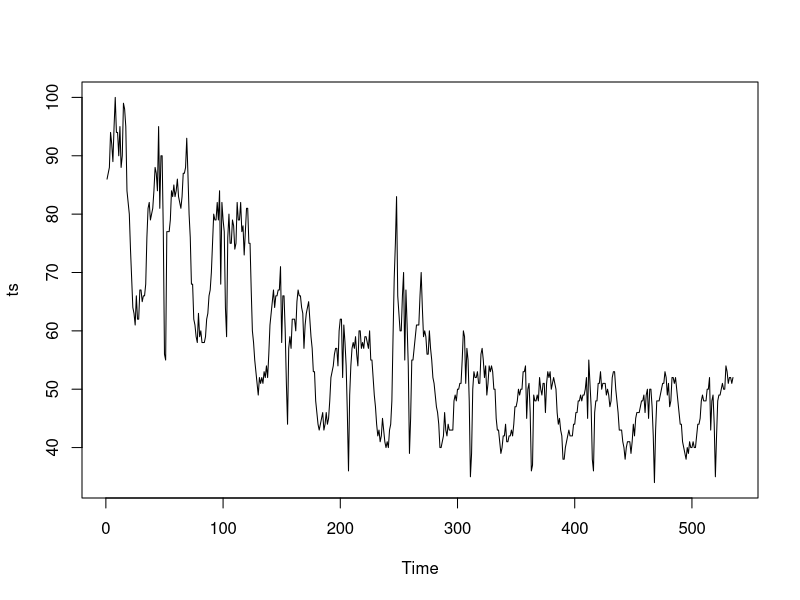
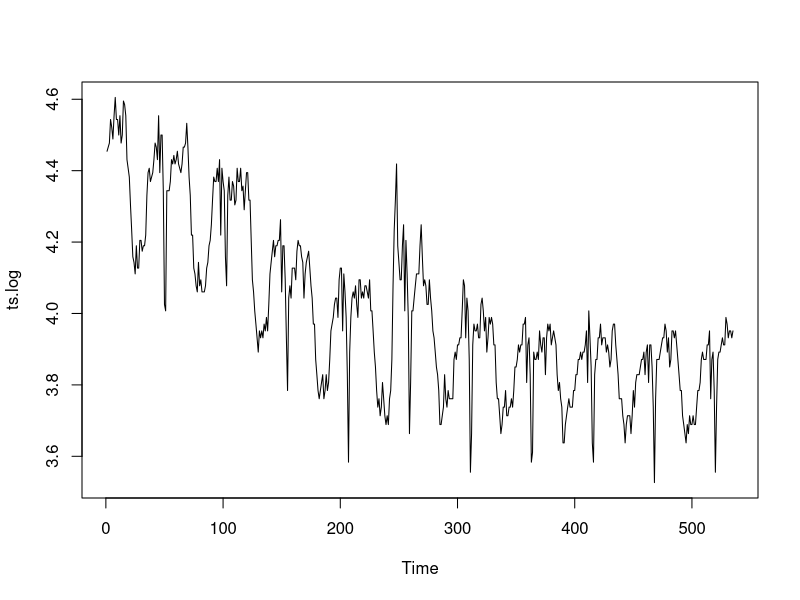
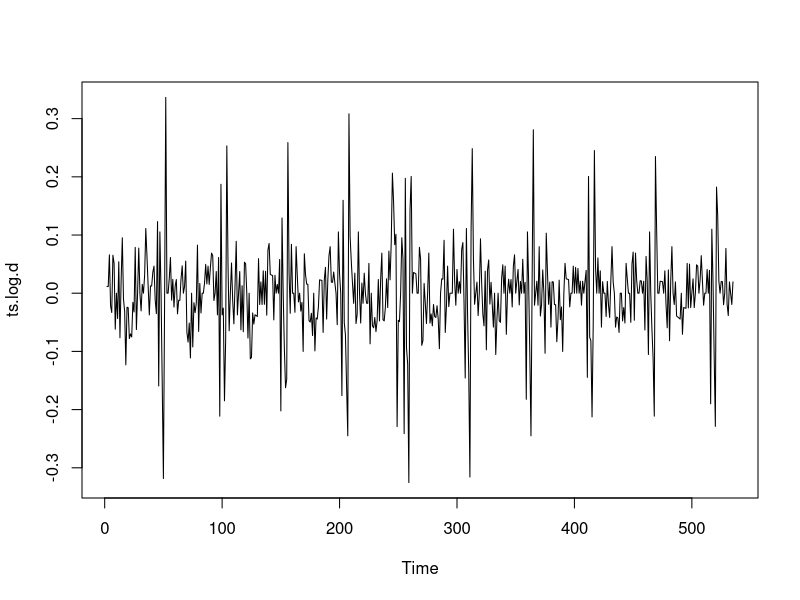
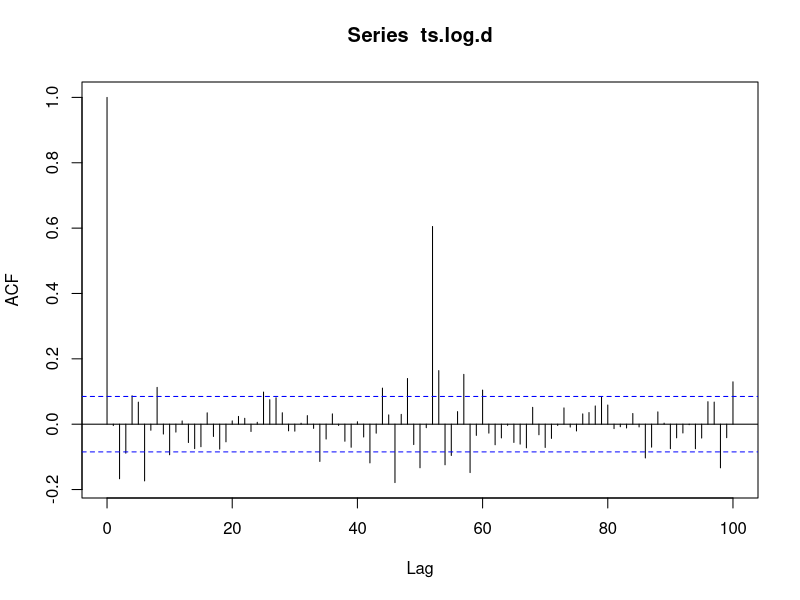
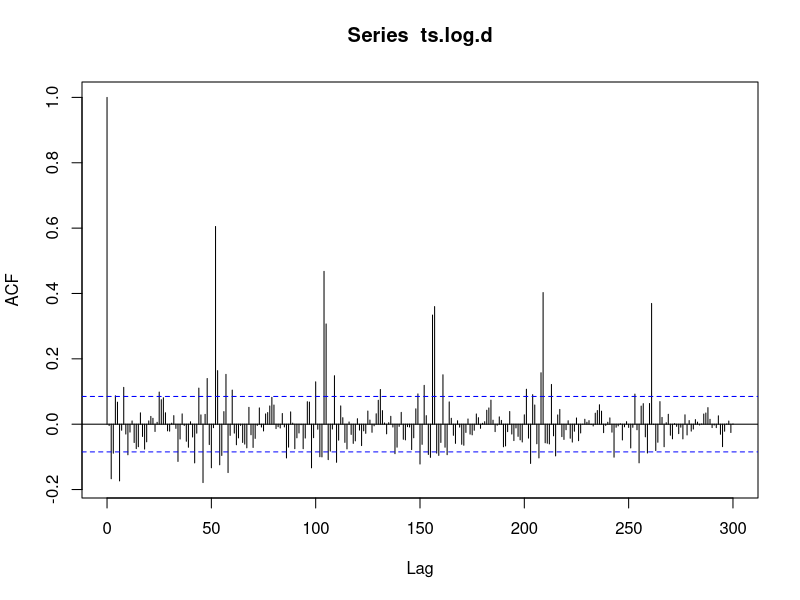
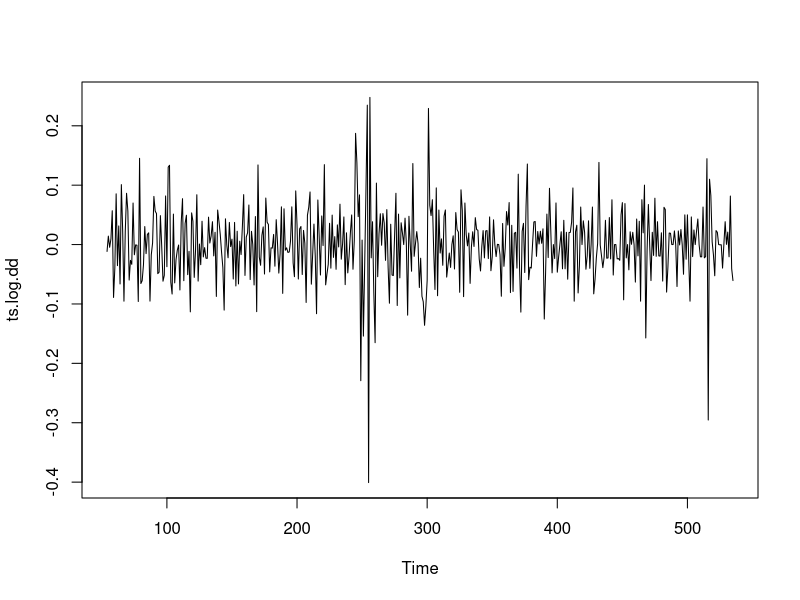
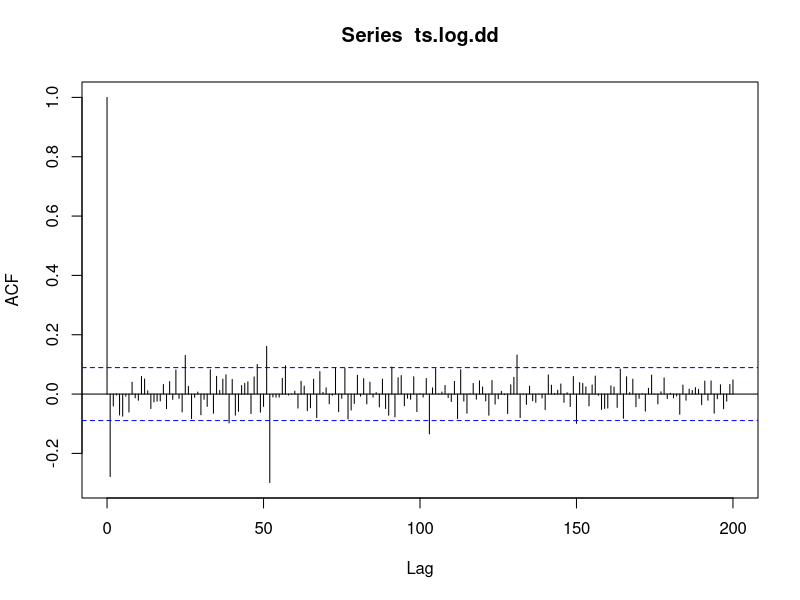
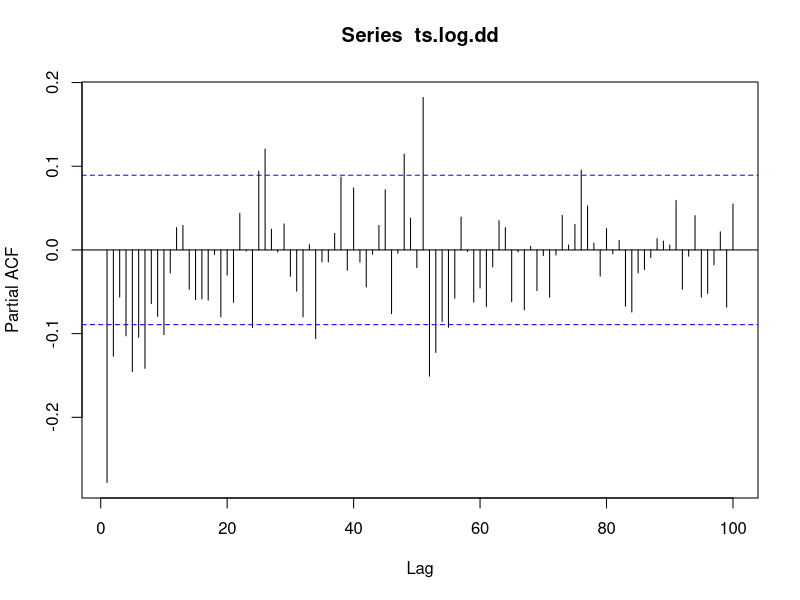

R code for these plots, in order: (Note: this script raises an error after producing the figures.)
## ---- chunk 1
ts <- ts(unlist(read.csv("dataset.csv", as.is = TRUE)))
## ---- chunk 2
plot(ts, type = 'l')
## ---- chunk 3
ts.log <- log(ts)
plot(ts.log, type ='l')
## ---- chunk 4
ts.log.d <- diff(ts.log)
plot(ts.log.d, type = 'l')
## ---- chunk 5
acf(ts.log.d, lag.max = 100)$acf
## ---- chunk 6
acf(ts.log.d, lag.max = 300)$acf
## ---- chunk 7
ts.log.dd <- diff(ts.log.d, 52)
plot(ts.log.dd, type = 'l')
## ---- chunk 8
acf(ts.log.dd, lag.max = 200)$acf
pacf(ts.log.dd, lag.max = 100)
## ---- chunk 9
m1 <- arima(ts.log, order = c(0, 1, 1), seasonal = list(order = c(0, 1, 1), period = 52))
m1
tsdiag(m1)
## ---- chunk 10
m12 <- arima(ts.log, order = c(0, 1, 1), seasonal = list(order = c(0, 1, 2), period = 52))
m12 # AIC(m12) = -1412.3
m21 <- arima(ts.log, order = c(0, 1, 2), seasonal = list(order = c(0, 1, 1), period = 52))
m21 # AIC(m21) = -1427.5 
m22 <- arima(ts.log, order = c(0, 1, 2), seasonal = list(order = c(0, 1, 2), period = 52))
m22 # AIC(m22) = -1426.4
## ---- chunk 11
m1 <- arima(ts.log, order = c(0, 1, 1), 
            seasonal = list(order = c(0, 1, 1), period = 52)) 
m2 <- arima(ts.log, order = c(0, 1, 2), 
            seasonal = list(order = c(0, 1, 1), period = 52))
m3 <- arima(ts.log, order = c(0, 1, 3), 
            seasonal = list(order = c(0, 1, 1), period = 52))
m4 <- arima(ts.log, order = c(0, 1, 4), 
            seasonal = list(order = c(0, 1, 1), period = 52))
m5 <- arima(ts.log, order = c(0, 1, 5), 
            seasonal = list(order = c(0, 1, 1), period = 52))
## ---- chunk 12
tsdiag(m1)
tsdiag(m2)
tsdiag(m3) 
tsdiag(m4) 
tsdiag(m5) 
## ---- chunk 13
AIC(m1)
AIC(m2)
AIC(m3) 
AIC(m4)
AIC(m5) 

BIC(m1)
BIC(m2)
BIC(m3) 
BIC(m4)
BIC(m5)
## ---- chunk 14
computeCVmse <- function(order.totry, seasorder.totry){

}
## ---- chunk 15
MSE1 <- computeCVmse(c(0, 1, 1), c(0,1,1))
MSE2 <- computeCVmse(c(0, 1, 2), c(0,1,1))
MSE3 <- computeCVmse(c(0, 1, 3), c(0,1,1))
MSE4 <- computeCVmse(c(0, 1, 4), c(0,1,1))
MSE5 <- computeCVmse(c(0, 1, 5), c(0,1,1))

MSE1
MSE2
MSE3
MSE4
MSE5
## ---- chunk 16
predictions <- predict(m1, n.ahead = 104)$pred
## ---- chunk 17
plot(1:(length(ts) + length(predictions)), c(ts, predictions), type = 'l', col = 1)
points((length(ts) + 1) : (length(ts) + length(predictions)), 
       predictions, type = 'l', col = 2)
## ---- chunk 18
predictions <- exp(predict(m1, n.ahead = 104)$pred)
plot(1:(length(ts) + length(predictions)), c(ts, predictions), type = 'l', col = 1)
points((length(ts) + 1) : (length(ts) + length(predictions)), predictions, type = 'l', col = 2)
## ---- chunk 19
write.table(predictions,
            sep = ",",
            col.names = FALSE,
            row.names = FALSE,
            file = "Example_Firstname_Lastname_StudentIDNumber.txt")

## ---- chunk 20
temp <- read.table("Example_Firstname_Lastname_StudentIDNumber.txt", sep = ",")
plot(as.numeric(unlist(temp)))
